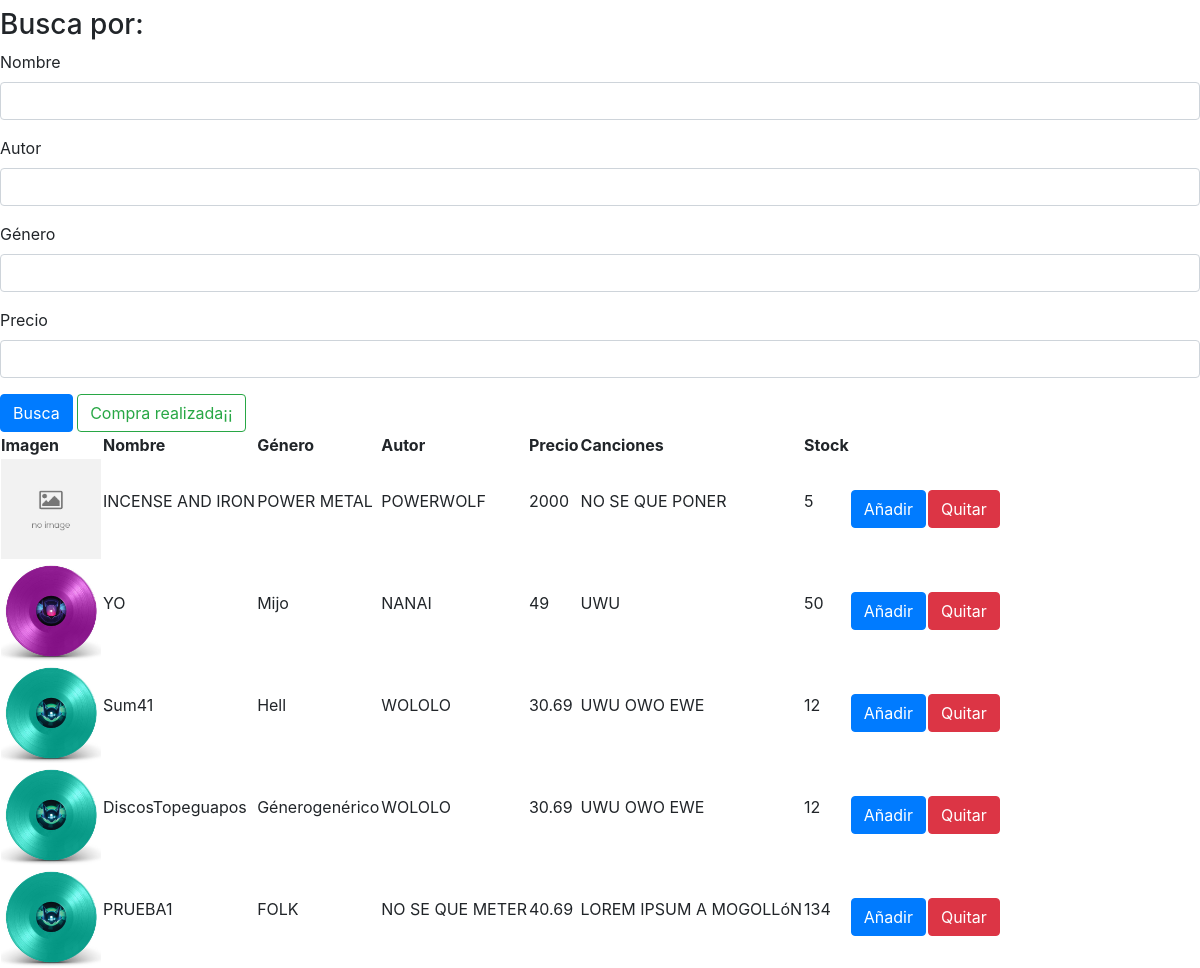
Screenshot of /view/searchDisk.php with the database file from the repository.
### model/Disk.php (called while the page is built, shortened)
<?php
require("../controller/controller.php");
class Disk{
    private $db;
    public function __construct0(){
    $this->db=contactDB("localhost","TRABAJO","root","");
    }
    public function searchFor($name,$author,$genre,$prize){
        $where=[];
        @$select=$this->db->prepare("SELECT * FROM DISKS $where");
        @$select->execute();
        return $select;
        }
}
?>

### controller/controller.php (called while the page is built, shortened)
<?php
function contactDB($server,$bbdd,$username,$passwd){
    try{
        $dsn="mysql:host=$server;dbname=$bbdd";
        if($passwd!=""){
            $bd= new pdo($dsn,$username,$passwd);
        }else{
            $bd= new pdo($dsn,$username);
        }
        $bd->setAttribute( PDO::ATTR_ERRMODE, PDO::ERRMODE_EXCEPTION );
        $bd->exec("set names utf8mb4");
        return $bd;
    }catch(pdoexception $pdoe){
        session_start();
        $_SESSION["errores"]="NO SE HA PODIDO ACCEDER A LA BASE DE DATOS, PRUEBE MÁS TARDE";
        header("location: error.php");
    }
}
?>

### controller/diskController.php (the view, shortened to what this page needs)
<?php
class DiskController{
    private function show($listOfDisks){
           $table="<table class'table table-dark'><thead><th scope='col'>Imagen</th>";
           $table.="<th scope='col'>Nombre</th><th scope='col'>Género</th>";
           $table.="<th scope='col'>Autor</th><th scope='col'>Precio</th>";
           $table.="<th scope='col'>Canciones</th><th scope='col'>Stock</th>";
           $table.="</thead><tbody>";
           foreach($listOfDisks as $disk){
               $table.="<tr class''><td><img src='";
               $table.=$disk[7];
               $table.="'></td>";
               $table.="<td><p>".$disk[1]."</p></td>";
               $table.="<td><p>".$disk[2]."</p></td>";
               $table.="<td><p>".$disk[3]."</p></td>";
               $table.="<td><p>".$disk[5]."</p></td>";
               $table.="<td><p>".$disk[4]."</p></td>";
               $table.="<td><p>".$disk[6]."</p></td>";
               $id=$disk[0];
               $table.="<td><a role='button' class='btn btn-primary' aria-disabled='false'
               href='cart.php?i=$id&us=".$_GET['us']."'>";
               $table.="Añadir</a><td><a role='button' class='btn btn-danger' aria-disabled='false'
               href='cart.php?d=$id&us=".$_GET['us']."'>Quitar</a>";
               $table.="</td></tr>";
           }
           echo $table;
    }
    public function select($d,$n,$a,$g,$p){
        $this->show($d->searchFor($n,$a,$g,$p));
    }
}
?>

### view/searchDisk.php (shortened to what this page needs)
<!doctype html>
<html lang="en">
  <head>
    <link rel="stylesheet" href="https://stackpath.bootstrapcdn.com/bootstrap/4.3.1/css/bootstrap.min.css">
  </head>
  <body>
    <h3>Busca por:</h3>
      <form action="searchDisk.php" method="post">
      <div class="form-group">
        <label for="name">Nombre</label>
        <input type="text" name="name" class="form-control" id="name">
    </div>
    <div class="form-group">
      <label for="author">Autor</label>
      <input type="text" name="autor" class="form-control" id="author">
    </div>
    <div class="form-group">
    <label for="genre">Género</label>
    <input type="text" name="genre" class="form-control" id="genre">
  </div>
  <div class="form-group">
    <label for="prize">Precio</label>
    <input type="number" class="form-control" id="prize" name="prize">
  </div>
  <button type="submit" class="btn btn-primary">Busca</button>
  <a role='button' class='btn btn-outline-success' aria-disabled='false'
               href='cart.php?save=true&us=<?php
                echo $_GET['us'];
               ?>'>Compra realizada¡¡</a>
      </form>
      <?php
      require_once("../controller/DiskController.php");
      require_once("../model/Disk.php");
      $disk=new Disk();
      $diskController= new DiskController();
      @$diskController->select($disk,$_POST["name"],$_POST["autor"],$_POST["genre"],$_POST["prize"]);
      ?>
  </body>
</html>

### view/searchDisk.php (style rules this page uses)
img { width: 100px; }

### rows the page displays
disks: NAME "INCENSE AND IRON", GENRE "POWER METAL", AUTHOR "POWERWOLF", PRIZE "2000", SONGS "NO SE QUE PONER", STOCK "5"
disks: NAME "YO", GENRE "Mijo", AUTHOR "NANAI", PRIZE "49", SONGS "UWU", STOCK "50"
disks: NAME "Sum41", GENRE "Hell", AUTHOR "WOLOLO", PRIZE "30.69", SONGS "UWU OWO EWE", STOCK "12"
disks: NAME "DiscosTopeguapos", GENRE "Génerogenérico", AUTHOR "WOLOLO", PRIZE "30.69", SONGS "UWU OWO EWE", STOCK "12"
disks: NAME "PRUEBA1", GENRE "FOLK", AUTHOR "NO SE QUE METER", PRIZE "40.69", SONGS "LOREM IPSUM A MOGOLLóN", STOCK "134"
